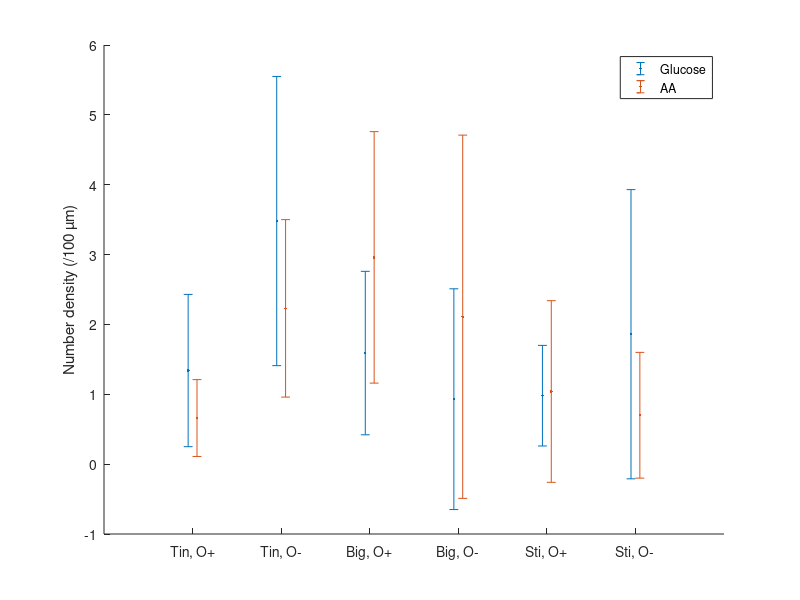
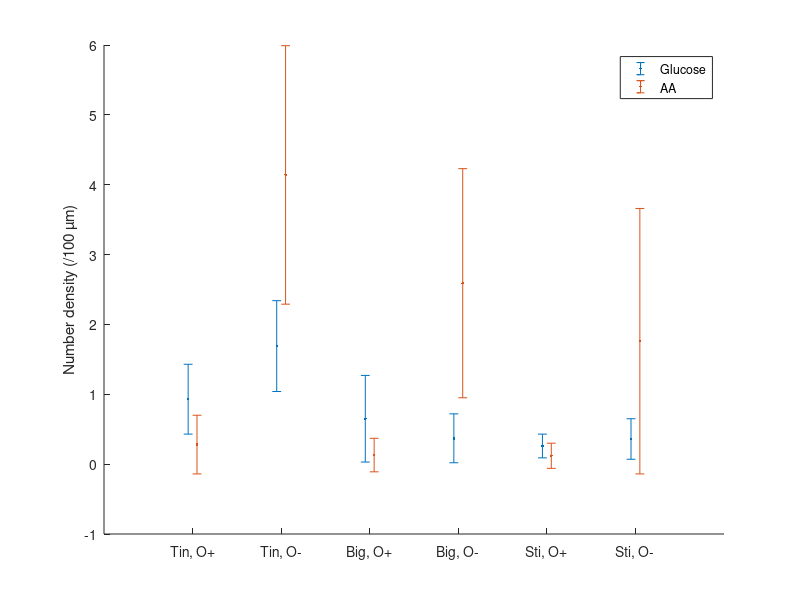

MATLAB code for these plots, in order:
mean4gl = [1.34 3.48 1.59 0.93 0.98 1.86];
mean4aa = [0.66 2.23 2.96 2.11 1.04 0.70];
std4gl = [1.09 2.07 1.17 1.58 0.72 2.07];
std4aa = [0.55 1.27 1.8 2.6 1.3 0.9];

mean5gl = [0.93 1.69 0.65 0.37 0.26 0.36];
mean5aa = [0.28 4.14 0.13 2.59 0.12 1.76];
std5gl = [0.5 0.65 0.62 0.35 0.17 0.29];
std5aa = [0.42 1.85 0.24 1.64 0.18 1.9];

figure()
hold on
errorbar([1:length(mean4gl)]-0.05,mean4gl,std4gl,'.')
errorbar([1:length(mean4aa)]+0.05,mean4aa,std4aa,'.')
xticks([1:length(mean4gl)])
xticklabels({'Tin, O+','Tin, O-','Big, O+','Big, O-','Sti, O+','Sti, O-'})
ylabel('Number density (/100 µm)')
legend({'Glucose','AA'})

figure()
hold on
errorbar([1:length(mean5gl)]-0.05,mean5gl,std5gl,'.')
errorbar([1:length(mean5aa)]+0.05,mean5aa,std5aa,'.')
xticks([1:length(mean5gl)])
xticklabels({'Tin, O+','Tin, O-','Big, O+','Big, O-','Sti, O+','Sti, O-'})
ylabel('Number density (/100 µm)')
legend({'Glucose','AA'})